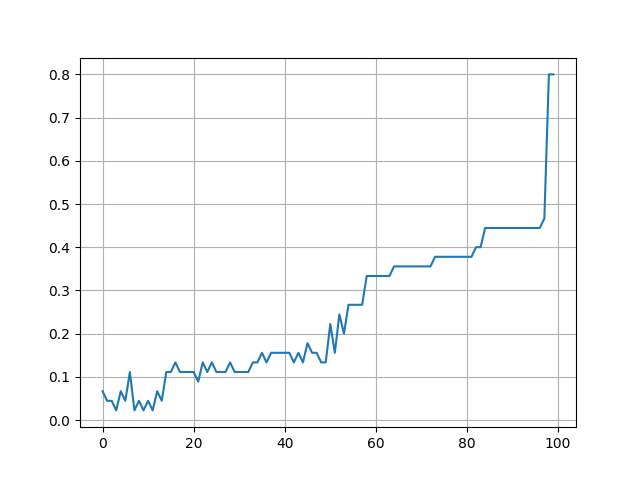

Python code for this plot:
# https://pythonru.com/uroki/sklearn-kmeans-i-knn
# https://gitlab.com/PythonRu/notebooks/-/blob/master/classified_data.csv

import numpy as np
import pandas as pd
import matplotlib.pyplot as plt
import seaborn as sns
from sklearn.preprocessing import StandardScaler
from sklearn.model_selection import train_test_split
from sklearn.neighbors import KNeighborsClassifier
from sklearn.metrics import classification_report
from sklearn.metrics import confusion_matrix



raw_data = pd.read_csv('iris.csv')
print(raw_data.head())
y = raw_data['variety']

raw_data = raw_data.drop(["variety"], axis = 1)
print(raw_data.head())


scaler = StandardScaler()
scaler.fit(raw_data)
scaled_features = scaler.transform(raw_data)
scaled_data = pd.DataFrame(scaled_features, columns = raw_data.columns)

x = scaled_data

x_training_data, x_test_data, y_training_data, y_test_data = train_test_split(x, y, test_size = 0.3)


model = KNeighborsClassifier(n_neighbors = 1)

model.fit(x_training_data, y_training_data)

predictions = model.predict(x_test_data)
# print(predictions)

print(classification_report(y_test_data, predictions))

print(confusion_matrix(y_test_data, predictions))
# # # Вывод:
# [[17  0  0]
# [ 0 13  2]
# [ 0  2 11]]


# # '''
# # Выбор оптимального значения для K с помощью метода «Локтя»
# # '''

error_rates = []

for i in np.arange(1, 101):
    new_model = KNeighborsClassifier(n_neighbors = i)
    new_model.fit(x_training_data, y_training_data)
    new_predictions = new_model.predict(x_test_data)
    error_rates.append(np.mean(new_predictions != y_test_data))

plt.plot(error_rates)
plt.grid()
plt.show()
# '''
# Как видно из графика, мы достигаем минимальной частоты ошибок при значении K,
# равном приблизительно 15. Это означает, что 35 является подходящим выбором для K,
# который сочетает в себе простоту и точность предсказаний.
# '''

model = KNeighborsClassifier(n_neighbors = 15)
model.fit(x_training_data, y_training_data)
predictions = model.predict(x_test_data)
print(predictions)
print(classification_report(y_test_data, predictions))
print(confusion_matrix(y_test_data, predictions))
